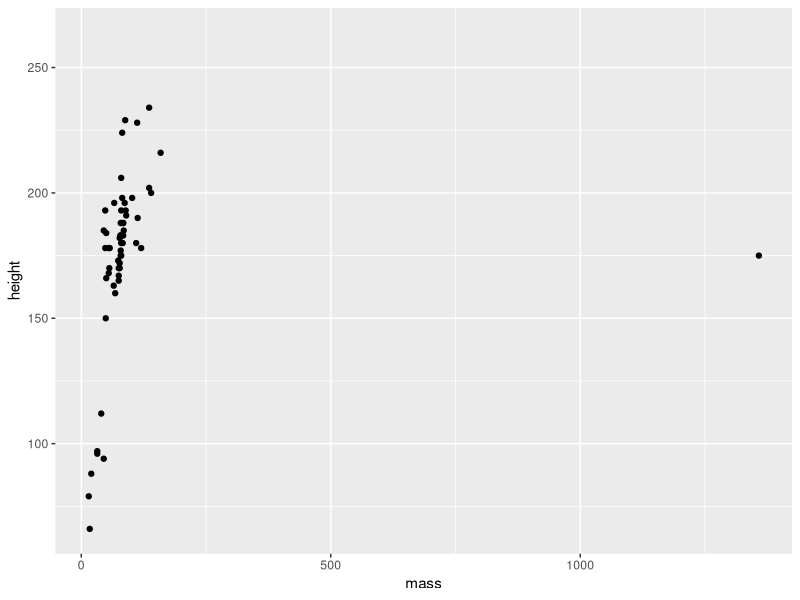
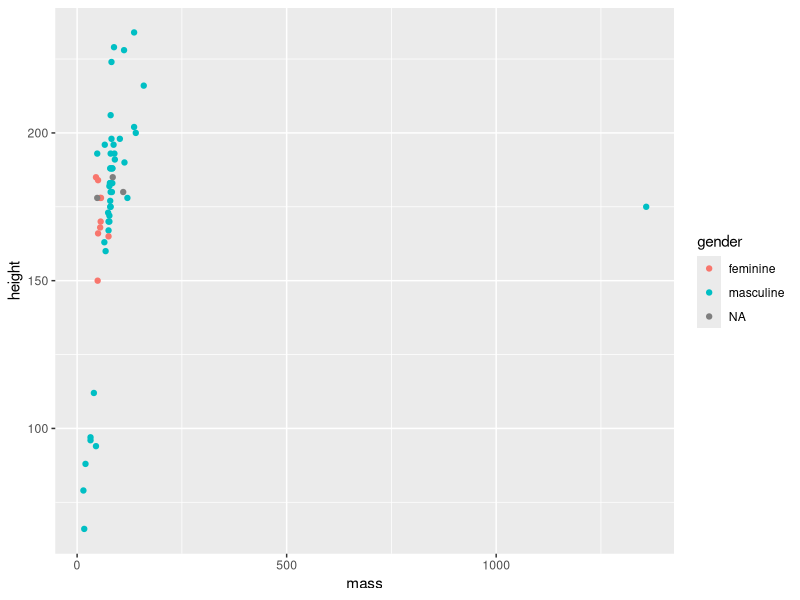
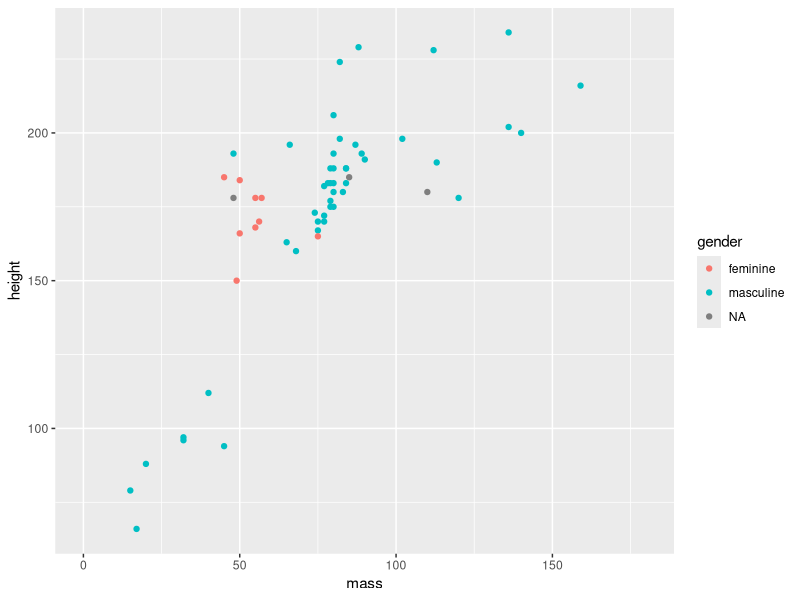
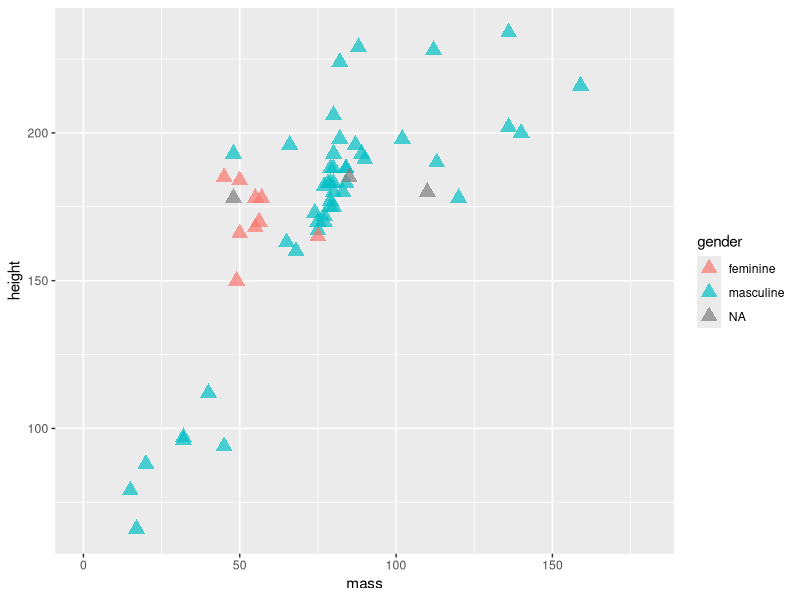
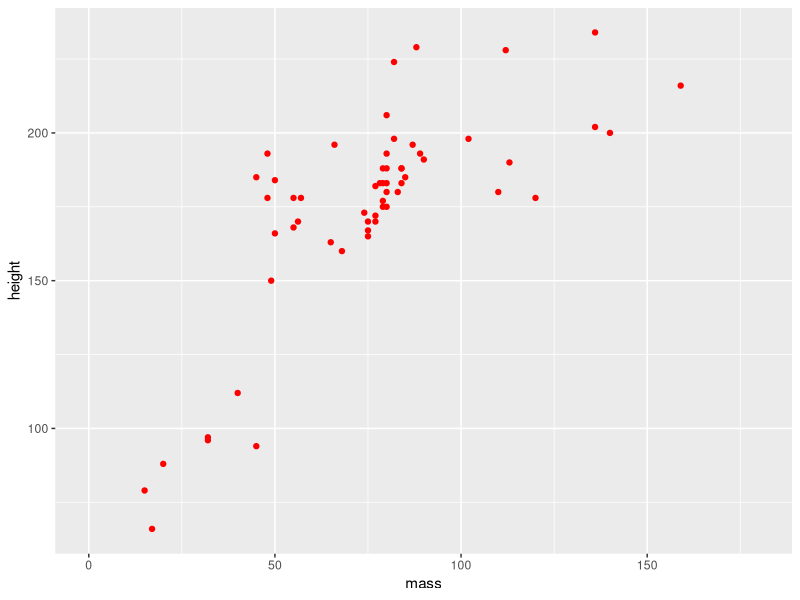
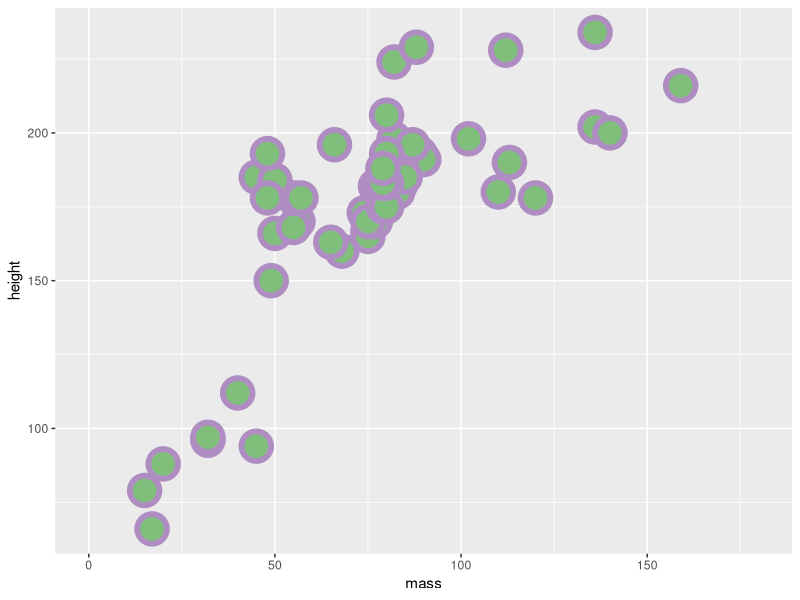
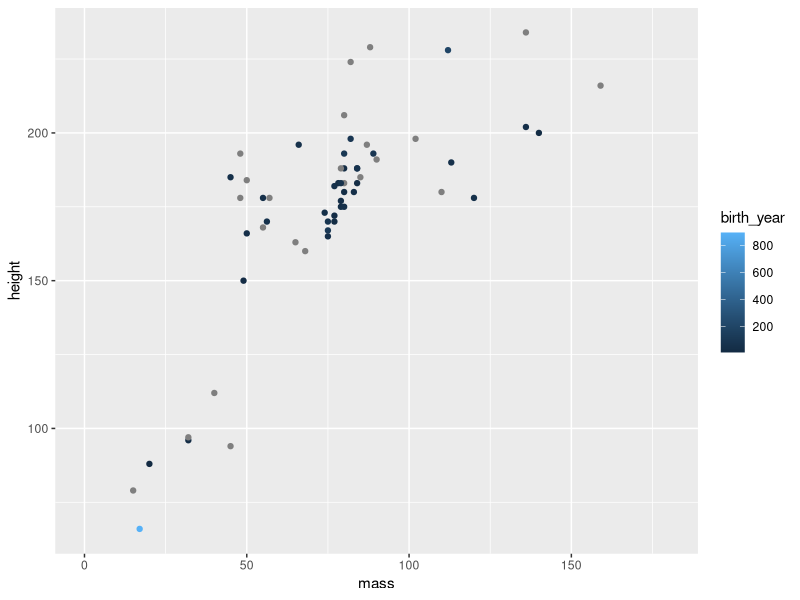
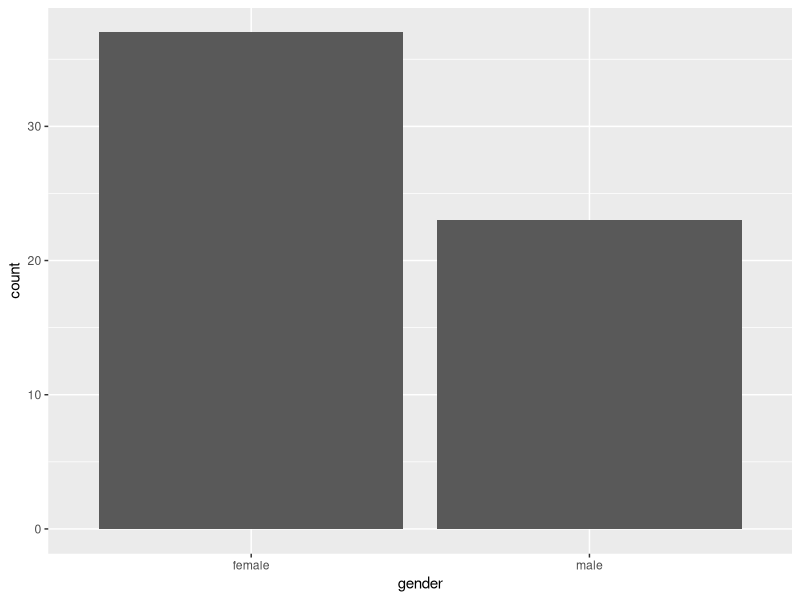

These charts were generated, in order, by the following R code:
## ---- chunk 1
library(tidyverse)
## ---- chunk 2
# look at first 10 entries
starwars
## ---- chunk 3
ggplot(data = starwars) +
  geom_point(mapping = aes(x = mass, y = height))
## ---- chunk 4
filtered_starwars <- starwars %>% 
  drop_na(height, mass)
## ---- chunk 5
ggplot(data = filtered_starwars) +
  geom_point(mapping = aes(x = mass, 
                           y = height, 
                           colour = gender
                           )
             )
## ---- chunk 6
filtered_starwars %>% filter(mass > 1000)

# overwrite data to remove outlier (keep all with mass below 1000)
# filtered_starwars <- filtered_starwars %>% filter(mass < 1000) # not run
## ---- chunk 7
ggplot(data = filtered_starwars) +
  geom_point(mapping = aes(x = mass, 
                           y = height, 
                           colour = gender
                           )
             ) +
  coord_cartesian(xlim = c(0, 180))
## ---- chunk 8
ggplot(data = filtered_starwars) +
  geom_point(mapping = aes(x = mass, 
                           y = height, 
                           colour = gender
                           ),
             alpha = 0.7, # opacity
             shape = 17, # triangles
             size = 4) + # bigger points
  coord_cartesian(xlim = c(0, 180))
## ---- chunk 9
ggplot(data = filtered_starwars) +
  geom_point(mapping = aes(x = mass, 
                           y = height, 
                           colour = gender
                           ),
             colour = "red") +
  coord_cartesian(xlim = c(0, 180))
## ---- chunk 10
ggplot(data = filtered_starwars, na.rm = T) +
  geom_point(mapping = aes(x = mass, 
                           y = height, 
                           colour = gender
                           ),
             colour = "#af8dc3",
             fill = "#7fbf7b",
             shape = 21,
             size = 8,
             stroke = 3
             ) +
  coord_cartesian(xlim = c(0, 180))
## ---- chunk 11
ggplot(data = filtered_starwars, na.rm = T) +
  geom_point(mapping = aes(x = mass, 
                           y = height, 
                           colour = birth_year
                           )
             ) +
  coord_cartesian(xlim = c(0, 180))
## ---- chunk 12
rt_data <- read_csv("lesson_materials/02_data_visualisation_one/inputs/rt_data.csv")
## ---- chunk 13
ggplot(data = rt_data, 
       mapping = aes(x = gender)
       ) +
  geom_bar()
## ---- chunk 14
ggplot(data = rt_data, 
       mapping = aes(x = response_condition, 
                     y = reaction_time
                     )
       ) +
  geom_boxplot()
## ---- chunk 15
ggplot(data = rt_data, 
       mapping = aes(x = response_condition, 
                     y = reaction_time
                     )
       ) +
  geom_violin(
    trim = FALSE,
    draw_quantiles = c(0.25, 0.5, 0.75)
    )
## ---- chunk 16
ggplot(data = rt_data, 
       mapping = aes(x = reaction_time, 
                     fill = response_condition
                     )
       )
## ---- chunk 17
ggplot(data = rt_data, mapping = aes(x = reaction_time)) +
  geom_histogram(binwidth = 50, 
                 fill = "white", 
                 colour = "black"
                 )
